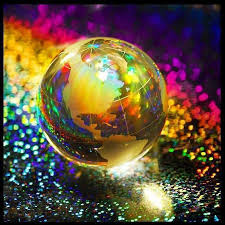
#> input picture python/untitled.png, 225 x 225 px
$ python image.py
#> lines starting #> are read from the running program, lines starting #| are printed output that depends on the picture
from PIL import Image
import random

image = Image.open("untitled.png")
#> image is the input picture: PIL image 225x225 RGBA; mean R, G, B, A 98.6, 79.7, 60.9, 255
image2 = Image.open("untitled2.jpg")
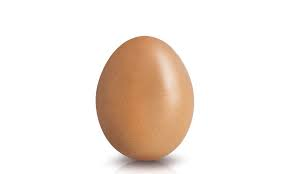
#> input picture python/untitled2.jpg, 290 x 174 px
#> image2 is the input picture: PIL image 290x174 RGB; mean R, G, B 242.3, 232, 224.2
width, height = image.size
#> width = 225; height = 225
width2, height2 = image2.size
#> width2 = 290; height2 = 174
pixels = image.load()
pixels2 = image2.load()

minwidth = min(width, width2)
#> minwidth = 225
minheight = min(height, height2)
#> minheight = 174

newimg = Image.new("RGBA",(minwidth,minheight),0xFFFFFFFF)
#> newimg: PIL image 225x174 RGBA; every value is 255
pixelsnew = newimg.load()

for x in range(minwidth):
    for y in range(minheight):
        pix1 = pixels[x,y]
        pix2 = pixels2[x,y]
        pix = (int(pix1[0] * pix2[0] / 256),int(pix1[1] * pix2[1] / 256),int(pix1[2] * pix2[2] / 256),255)  #[pix1, pix2][random.getrandbits(1)]
        pixelsnew[x,y] = (pix[0],pix[1],pix[2],255)
newimg.show()
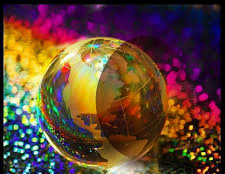
#> shown: PIL image 225x174 RGBA; mean R, G, B, A 98, 67.9, 51.6, 255
newimg.save("out2.png")
